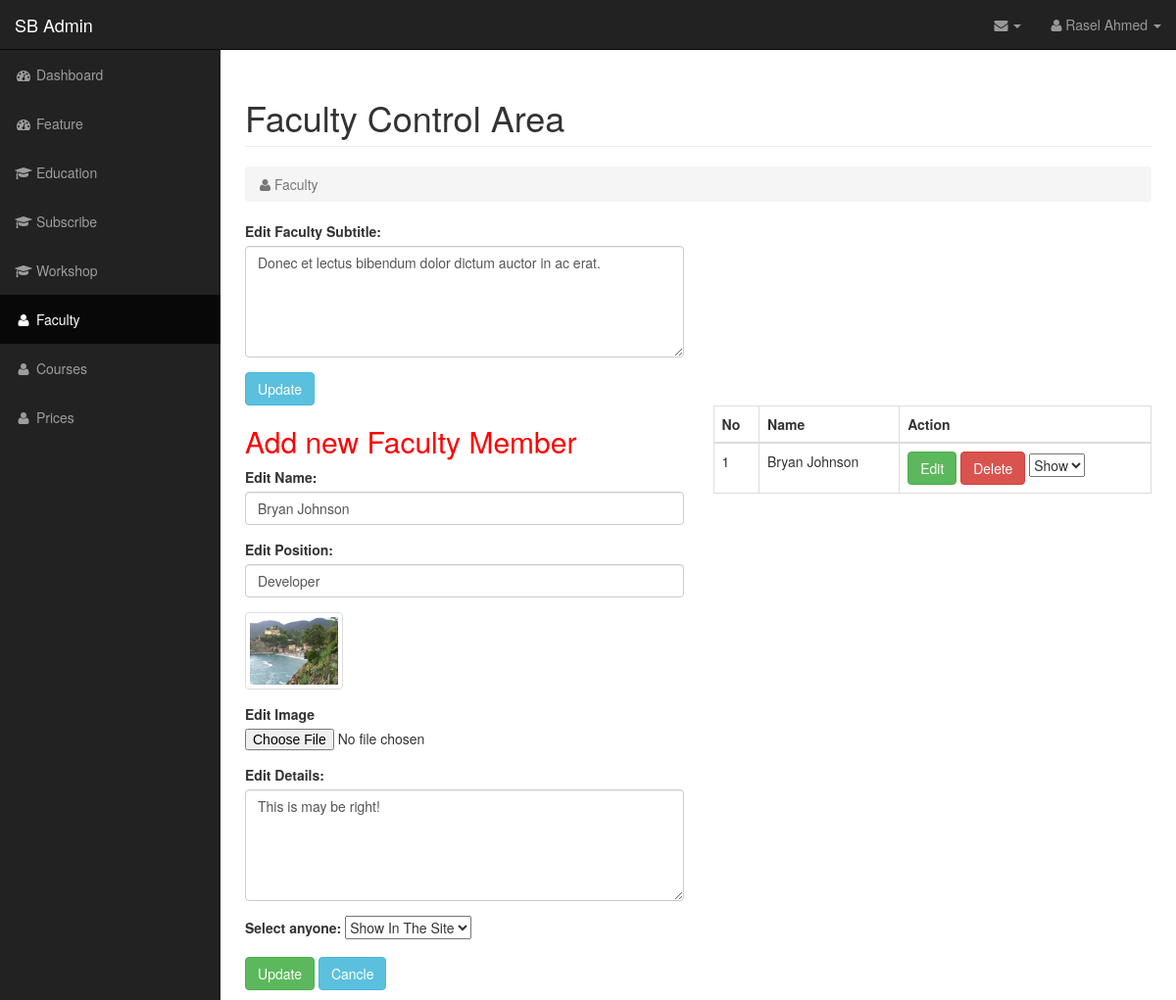
Page /admin/faculty.php?editId=29 (signed in) on the committed database.
### tables this page shows
CREATE TABLE `section_subtitle` (
  `sectionName` varchar(250) NOT NULL,
  `subtitle` text NOT NULL
);

CREATE TABLE `faculty` (
  `id` int(11) NOT NULL,
  `name` varchar(250) NOT NULL,
  `position` varchar(250) NOT NULL,
  `details` varchar(250) NOT NULL,
  `status` varchar(10) NOT NULL,
  `image_url` varchar(250) NOT NULL
);

### admin/config/selectData.php (called while the page is built)
<?php
function getJSONFromDB($sql){
	include 'mysqlDb.php';
	$result = mysqli_query($conn, $sql)or die(mysqli_error($conn));
	$arr=array();
	while($row = mysqli_fetch_assoc($result)) {
		$arr[]=$row;
	}
	return json_encode($arr);
}
?>

### admin/faculty.php (the view, shortened to what this page needs)
<?php
 $curentPage = "faculty";
 include 'template/head.php';
 $jsonFacultyString = getJSONFromDB("select * from faculty where id ='".$_GET['editId']."'");
 $FacultyAllData = json_decode($jsonFacultyString);
?>
     <div id="page-wrapper">
            <div class="container-fluid">
                <div class="row">
                    <div class="col-lg-12">
                        <h1 class="page-header">
                            Faculty Control Area
                        </h1>
                        <ol class="breadcrumb">
                            <li class="active">
                                <i class="fa fa-user"></i> Faculty
                            </li>
                        </ol>
                    </div>
                </div>
                <?php
                $jsonFacultySubtitleString = getJSONFromDB("select * from section_subtitle where sectionName ='Faculty'");
               $FacultyData = json_decode($jsonFacultySubtitleString);
                 ?>
                <div class="row">
                    <div class="col-lg-6">
                        <form action="" method="post">
                            <div class="form-group">
                              <label for="section_title">Edit Faculty Subtitle:</label>
                              <textarea class="form-control" name="subtitle" rows="5" id="FacultySubtitle"><?php
                                if (isset($_POST['subtitle'])) {
                                    echo $_POST['subtitle'];
                                }else{
                                    echo $FacultyData[0]->subtitle;
                                }
                                ?></textarea>
                            </div>
                            <button type="submit" name="submit" class="btn btn-info">Update</button>
                        </form>
                    </div>
                </div>
                <div class="row">
                    <div class="col-lg-6">
                       <h2 style="color: red; ">Add new Faculty Member</h2>
                      <form action="" method="post" enctype="multipart/form-data">
                        <div class="form-group">
                          <label for="name"><?php echo isset($_GET['editId'])? 'Edit':'Add' ?> Name:</label>
                          <input type="text" class="form-control" id="name" placeholder="Enter Faculty Name!" value="<?php if (isset($_GET['editId'])){
                                       if (isset($_POST['name'])) {
                                            echo $_POST['name'];
                                       }else{
                                         echo $FacultyAllData[0]->name;
                                       }
                                    }
                                ?>" name="name">
                        </div>
                        <div class="form-group">
                          <label for="percent"><?php echo isset($_GET['editId'])? 'Edit':'Add' ?> Position:</label>
                          <input type="text" class="form-control" id="positon" placeholder="Enter Position!" value="<?php if (isset($_GET['editId'])){
                                       if (isset($_POST['position'])) {
                                            echo $_POST['position'];
                                       }else{
                                         echo $FacultyAllData[0]->position;
                                       }
                                    }
                                ?>" name="position">
                        </div>
                        <div class="form-group">
                             <img  src="<?php echo isset($_GET['editId'])? $FacultyAllData[0]->image_url:'image/default.png' ?>" class="img-thumbnail" alt="Cinque Terre" width="100" height="100" id="output">
                        </div>
                        <div class="form-group">
                          <label for="image"><?php echo isset($_GET['editId'])? 'Edit':'Add' ?> Image</label>
                           <input type="file" name="facultyImage" id="facultyImage" onchange="loadFile(event)">
                        </div>
                          <div class="form-group">
                          <label for="icon"><?php echo isset($_GET['editId'])? 'Edit':'Add' ?> Details:</label>
                          <textarea class="form-control" name="details" rows="5" id="details
                          "><?php if (isset($_GET['editId'])) {
                                      if (isset($_POST['details'])) {
                                           echo $_POST['details'];
                                      }else{
                                           echo $FacultyAllData[0]->details;
                                    }
                                }
                                ?></textarea>
                        </div>
                        <div class="form-group">
                        <label for="status">Select anyone:</label>
                            <select name="status" id="status">
                                <option value="on" selected="">Show In The Site</option>
                            </select>
                        </div>
                        <button type="submit" name="<?php echo isset($_GET['editId'])? 'updateFaculty':'addNewFaculty' ?>" class="btn btn-success"><?php echo isset($_GET['editId'])? 'Update':'Submit' ?></button>
                        <?php if (isset($_GET['editId'])){ ?>
                            <a href="faculty.php" class="btn btn-info">Cancle</a>
                       <?php } ?>
                      </form>
                    </div>
                    <div class="col-lg-6">
                        <?php
                            $jsonFacultyString = getJSONFromDB("select * from faculty");
                            $Faculty = json_decode($jsonFacultyString);
                        ?>
                        <table class="table table-bordered">
                            <thead>
                              <tr>
                                <th>No</th>
                                <th>Name</th>
                                <th>Action</th>
                              </tr>
                            </thead>
                            <tbody>
                            <?php for ($i=0; $i <sizeof($Faculty); $i++) { ?>
                              <tr>
                                <td><?php echo ($i+1) ?></td>
                                <td><?php echo $Faculty[$i]->name; ?></td>
                                <td>
                                  <a href="faculty.php?editId=<?php echo $Faculty[$i]->id; ?>" class="btn btn-success">Edit</a>
                                  <a href="faculty.php?deleteId=<?php echo $Faculty[$i]->id; ?>" class="btn btn-danger delete_data" id="<?php echo $Faculty[$i]->id; ?>" >Delete</a>
                                  <select name="statusChange" id="">
                                     <?php
                                        if ($Faculty[$i]->status == 'on') { ?>
                                            <option value="on">Show</option>
                                        <?php }else{ ?>
                                            <option value="off">Hide</option>
                                       <?php } ?>
                                  </select>
                                </td>
                              </tr>
                              <?php } ?>
                            </tbody>
                        </table>
                    </div>
                </div>
            </div>
        </div>
    </div>
<?php include 'template/footer.php'; ?>

### admin/template/head.php (shortened to what this page needs)
<?php
require 'config/selectData.php';
$jsonAdminDataString = getJSONFromDB("select * from admin_login where email='raselahmed@gmail.com'");
$AdminData = json_decode($jsonAdminDataString);
?>
<!DOCTYPE html>
<html lang="en">
<head>
    <link href="css/bootstrap.min.css" rel="stylesheet">
    <link href="css/sb-admin.css" rel="stylesheet">
    <link href="css/plugins/morris.css" rel="stylesheet">
    <link href="font-awesome/css/font-awesome.min.css" rel="stylesheet" type="text/css">
</head>
<body>
    <div id="wrapper">
        <nav class="navbar navbar-inverse navbar-fixed-top" role="navigation">
            <div class="navbar-header">
                <a class="navbar-brand" href="index.php">SB Admin</a>
            </div>
            <ul class="nav navbar-right top-nav">
                <li class="dropdown">
                    <a href="#" class="dropdown-toggle" data-toggle="dropdown"><i class="fa fa-envelope"></i> <b class="caret"></b></a>
                </li>
                <li class="dropdown">
                    <a href="#" class="dropdown-toggle" data-toggle="dropdown"><i class="fa fa-user"></i> <?php echo $AdminData[0]->name; ?> <b class="caret"></b></a>
                </li>
            </ul>
            <div class="collapse navbar-collapse navbar-ex1-collapse">
                <ul class="nav navbar-nav side-nav">
                    <li class="<?php if($curentPage == 'index'){echo 'active'; } ?>">
                        <a href="index.php"><i class="fa fa-fw fa-dashboard"></i> Dashboard</a>
                    </li>
                    <li class="<?php if($curentPage == 'features'){echo 'active';} ?>">
                        <a href="features.php"><i class="fa fa-fw fa-dashboard"></i> Feature</a>
                    </li>
                    <li class="<?php if($curentPage == 'education'){echo 'active';} ?>">
                        <a href="education.php"><i class="fa fa-fw fa-graduation-cap"></i> Education</a>
                    </li>
                    <li class="<?php if($curentPage == 'subscribe'){echo 'active';} ?>">
                        <a href="subscribe.php"><i class="fa fa-fw fa-graduation-cap"></i> Subscribe</a>
                    </li>
                    <li class="<?php if($curentPage == 'workshop'){echo 'active';} ?>">
                        <a href="workshop.php"><i class="fa fa-fw fa-graduation-cap"></i> Workshop</a>
                    </li>
                    <li class="<?php if($curentPage == 'faculty'){echo 'active';} ?>">
                        <a href="faculty.php"><i class="fa fa-fw fa-user"></i> Faculty</a>
                    </li>
                    <li class="<?php if($curentPage == 'courses'){echo 'active';} ?>">
                        <a href="courses.php"><i class="fa fa-fw fa-user"></i> Courses</a>
                    </li>
                    <li class="<?php if($curentPage == 'prices'){echo 'active';} ?>">
                        <a href="prices.php"><i class="fa fa-fw fa-user"></i> Prices</a>
                    </li>
                </ul>
            </div>
        </nav>

### admin/css/sb-admin.css (style rules this page uses)
body { margin-top: 100px; background-color: #222; }
@media (min-width:768px) { body { margin-top: 50px; } }
#wrapper { padding-left: 0; }
#page-wrapper { width: 100%; padding: 0; background-color: #fff; }
@media (min-width:768px) { #wrapper { padding-left: 225px; } }
@media (min-width:768px) { #page-wrapper { padding: 10px; } }
.top-nav { padding: 0 15px; }
.top-nav>li { display: inline-block; float: left; }
.top-nav>li>a { padding-top: 15px; padding-bottom: 15px; line-height: 20px; color: #999; }
@media (min-width:768px) { .side-nav { position: fixed; top: 51px; left: 225px; width: 225px; margin-left: -225px; border: none; border-radius: 0; overflow-y: auto; background-color: #222; bottom: 0; overflow-x: hidden; padding-bottom: 40px; } }
@media (min-width:768px) { .side-nav>li>a { width: 225px; } }

### rows in the picture
section_subtitle: subtitle "Donec et lectus bibendum dolor dictum auctor in ac erat."
faculty: name "Bryan Johnson", position "Developer", image_url (picture), details "This is may be right!", statusChange "Show"

### other values in the picture
$AdminData[0]->name "Rasel Ahmed"
